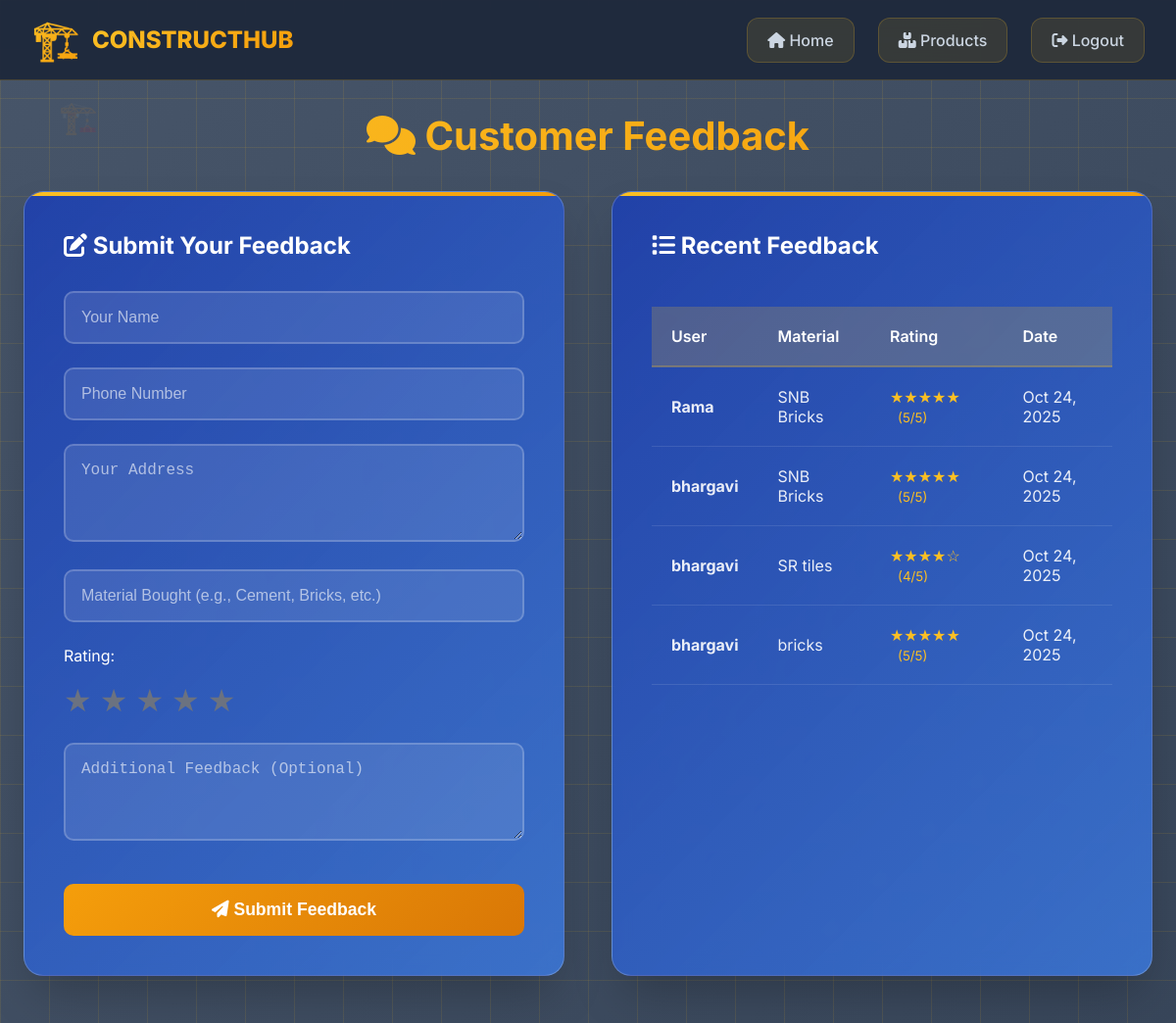
The app's page /feedback.php (signed in) with its own data.
### tables this page shows
CREATE TABLE `feedback` (
  `feedback_id` int(11) NOT NULL,
  `user_id` int(11) NOT NULL,
  `user_name` varchar(100) NOT NULL,
  `phone_number` varchar(15) NOT NULL,
  `address` text NOT NULL,
  `material_bought` varchar(100) NOT NULL,
  `rating` int(1) NOT NULL,
  `feedback_text` text DEFAULT NULL,
  `created_at` timestamp NOT NULL DEFAULT current_timestamp()
);

CREATE TABLE `users` (
  `user_id` int(11) NOT NULL,
  `name` varchar(100) NOT NULL,
  `email` varchar(100) NOT NULL,
  `password` varchar(255) NOT NULL,
  `user_type` enum('customer','vendor','admin') DEFAULT 'customer',
  `contact_number` varchar(15) DEFAULT NULL,
  `address` text DEFAULT NULL,
  `created_at` timestamp NOT NULL DEFAULT current_timestamp(),
  `updated_at` timestamp NOT NULL DEFAULT current_timestamp() ON UPDATE current_timestamp()
);

### feedback.php (the view, shortened to what this page needs)
<?php
include('db_connect.php');
$feedback_sql = "SELECT f.*, u.name as user_name FROM feedback f
                 LEFT JOIN users u ON f.user_id = u.user_id
                 ORDER BY f.created_at DESC";
$feedback_result = $conn->query($feedback_sql);
?>
<!DOCTYPE html>
<html lang="en">
<head>
    <link rel="stylesheet" href="https://cdnjs.cloudflare.com/ajax/libs/font-awesome/6.4.0/css/all.min.css">
</head>
<body>
    <div class="construction-grid"></div>
    <div class="floating-icon" style="top: 10%; left: 5%;">🏗️</div>
    <div class="floating-icon" style="top: 30%; left: 80%; animation-delay: 2s;">🔨</div>
    <div class="floating-icon" style="top: 60%; left: 10%; animation-delay: 4s;">⚒️</div>
    <header class="topbar">
        <div class="brand">
            <span class="brand-emoji">🏗️</span>
            <div class="brand-title">CONSTRUCTHUB</div>
        </div>
        <nav class="mainnav">
            <a href="index.php"><i class="fas fa-home"></i> Home</a>
            <a href="products.php"><i class="fas fa-boxes"></i> Products</a>
            <a href="logout.php"><i class="fas fa-sign-out-alt"></i> Logout</a>
        </nav>
    </header>
    <main class="container">
        <h1><i class="fas fa-comments"></i> Customer Feedback</h1>
        <div class="feedback-section">
            <div class="form-card">
                <h2 style="margin-bottom: 2rem; color: white;"><i class="fas fa-edit"></i> Submit Your Feedback</h2>
                <form method="POST">
                    <div class="form-group">
                        <input type="text" name="user_name" class="form-control" placeholder="Your Name" required>
                    </div>
                    <div class="form-group">
                        <input type="tel" name="phone_number" class="form-control" placeholder="Phone Number" required>
                    </div>
                    <div class="form-group">
                        <textarea name="address" class="form-control" placeholder="Your Address" required></textarea>
                    </div>
                    <div class="form-group">
                        <input type="text" name="material_bought" class="form-control" placeholder="Material Bought (e.g., Cement, Bricks, etc.)" required>
                    </div>
                    <div class="form-group">
                        <label style="display: block; margin-bottom: 0.5rem; color: white;">Rating:</label>
                        <div class="rating-stars" id="ratingStars">
                            <span class="star" data-rating="1">★</span>
                            <span class="star" data-rating="2">★</span>
                            <span class="star" data-rating="3">★</span>
                            <span class="star" data-rating="4">★</span>
                            <span class="star" data-rating="5">★</span>
                        </div>
                    </div>
                    <div class="form-group">
                        <textarea name="feedback_text" class="form-control" placeholder="Additional Feedback (Optional)"></textarea>
                    </div>
                    <button type="submit" class="btn">
                        <i class="fas fa-paper-plane"></i> Submit Feedback
                    </button>
                </form>
            </div>
            <div class="table-card">
                <h2 style="margin-bottom: 2rem; color: white;"><i class="fas fa-list"></i> Recent Feedback</h2>
                <?php if($feedback_result && $feedback_result->num_rows > 0): ?>
                    <div style="overflow-x: auto;">
                        <table class="feedback-table">
                            <thead>
                                <tr>
                                    <th>User</th>
                                    <th>Material</th>
                                    <th>Rating</th>
                                    <th>Date</th>
                                </tr>
                            </thead>
                            <tbody>
                                <?php while($feedback = $feedback_result->fetch_assoc()): ?>
                                    <tr>
                                        <td><strong><?php echo htmlspecialchars($feedback['user_name']); ?></strong></td>
                                        <td><?php echo htmlspecialchars($feedback['material_bought']); ?></td>
                                        <td>
                                            <div class="rating-stars-static">
                                                <?php
                                                $rating = $feedback['rating'];
                                                for($i = 1; $i <= 5; $i++):
                                                    echo $i <= $rating ? '★' : '☆';
                                                endfor;
                                                ?>
                                                <small style="margin-left: 0.5rem;">(<?php echo $rating; ?>/5)</small>
                                            </div>
                                        </td>
                                        <td><?php echo date('M j, Y', strtotime($feedback['created_at'])); ?></td>
                                    </tr>
                                <?php endwhile; ?>
                            </tbody>
                        </table>
                    </div>
                <?php endif; ?>
            </div>
        </div>
    </main>
</body>
</html>

### feedback.php (style rules this page uses)
* { margin: 0; padding: 0; box-sizing: border-box; }
body { font-family: 'Inter', sans-serif; background: linear-gradient(-45deg, #0f172a, #1e293b, #334155, #475569); background-size: 400% 400%; animation: gradientShift 8s ease infinite; color: white; min-height: 100vh; position: relative; overflow-x: hidden; }
.construction-grid { position: fixed; top: 0; left: 0; width: 100%; height: 100%; background-image: linear-gradient(rgba(251, 191, 36, 0.1) 1px, transparent 1px), linear-gradient(90deg, rgba(251, 191, 36, 0.1) 1px, transparent 1px); background-size: 50px 50px; animation: gridMove 20s linear infinite; z-index: -1; }
.floating-icon { position: absolute; font-size: 2rem; opacity: 0.1; animation: floatRandom 15s infinite linear; z-index: -1; }
.topbar { background: rgba(30, 41, 59, 0.95); backdrop-filter: blur(20px); padding: 1rem 2rem; display: flex; justify-content: space-between; align-items: center; position: sticky; top: 0; z-index: 1000; border-bottom: 1px solid rgba(251, 191, 36, 0.2); }
.brand { display: flex; align-items: center; gap: 12px; }
.brand-emoji { font-size: 2.5rem; background: linear-gradient(135deg, #fbbf24, #f59e0b); -webkit-background-clip: text; -webkit-text-fill-color: transparent; animation: bounce 2s infinite; }
.brand-title { font-weight: 800; font-size: 1.5rem; background: linear-gradient(135deg, #fbbf24, #f59e0b); -webkit-background-clip: text; -webkit-text-fill-color: transparent; }
.mainnav { display: flex; gap: 1.5rem; }
.mainnav a { text-decoration: none; color: #cbd5e1; font-weight: 500; padding: 0.75rem 1.25rem; border-radius: 12px; transition: all 0.3s ease; background: rgba(251, 191, 36, 0.1); border: 1px solid rgba(251, 191, 36, 0.2); }
.container { max-width: 1200px; margin: 2rem auto; padding: 0 1.5rem; animation: fadeIn 0.8s ease; position: relative; z-index: 1; }
h1 { font-size: 2.5rem; margin-bottom: 2rem; background: linear-gradient(135deg, #fbbf24, #f59e0b); -webkit-background-clip: text; -webkit-text-fill-color: transparent; animation: titleGlow 3s ease-in-out infinite alternate; text-align: center; }
.feedback-section { display: grid; grid-template-columns: 1fr 1fr; gap: 3rem; margin-bottom: 3rem; }
.form-card, .table-card { background: linear-gradient(135deg, rgba(30, 64, 175, 0.9), rgba(59, 130, 246, 0.7)); backdrop-filter: blur(10px); border-radius: 20px; padding: 2.5rem; box-shadow: 0 25px 50px -12px rgba(0, 0, 0, 0.25); border: 1px solid rgba(255, 255, 255, 0.2); position: relative; overflow: hidden; }
.form-card::before, .table-card::before { content: ''; position: absolute; top: 0; left: 0; width: 100%; height: 4px; background: linear-gradient(135deg, #fbbf24, #f59e0b); animation: borderFlow 3s linear infinite; }
.form-group { margin-bottom: 1.5rem; }
.form-control { width: 100%; padding: 1rem; border: 2px solid rgba(255, 255, 255, 0.2); border-radius: 10px; background: rgba(255, 255, 255, 0.1); color: white; font-size: 1rem; transition: all 0.3s ease; }
.form-control::placeholder { color: rgba(255, 255, 255, 0.6); }
textarea.form-control { resize: vertical; min-height: 100px; }
.rating-stars { display: flex; gap: 0.5rem; margin: 1rem 0; }
.star { font-size: 2rem; color: #6b7280; cursor: pointer; transition: all 0.3s ease; }
.btn { width: 100%; padding: 1rem; background: linear-gradient(135deg, #f59e0b, #d97706); color: white; border: none; border-radius: 10px; font-size: 1.1rem; font-weight: 600; cursor: pointer; transition: all 0.3s ease; margin-top: 1rem; }
.feedback-table { width: 100%; border-collapse: collapse; background: transparent; margin-top: 1rem; }
.feedback-table th { background: rgba(251, 191, 36, 0.2); color: white; padding: 1.25rem; text-align: left; font-weight: 600; border-bottom: 2px solid rgba(251, 191, 36, 0.3); }
.feedback-table td { padding: 1.25rem; border-bottom: 1px solid rgba(255, 255, 255, 0.1); color: rgba(255, 255, 255, 0.9); }
.rating-stars-static { color: #fbbf24; }

### records on screen
feedback: user.name "Rama", material_bought "SNB Bricks", rating "5", created_at "Oct 24, 2025"
feedback: user.name "bhargavi", material_bought "SNB Bricks", rating "5", created_at "Oct 24, 2025"
feedback: user.name "bhargavi", material_bought "SR tiles", rating "4", created_at "Oct 24, 2025"
feedback: user.name "bhargavi", material_bought "bricks", rating "5", created_at "Oct 24, 2025"
